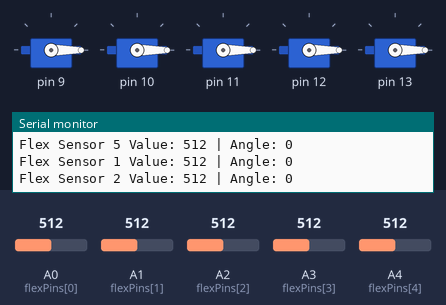
Recording of a sketch running on a simulated Arduino Uno, built with avr-gcc and run on an emulated ATmega328P. Shown: 5 × servo, the last lines printed to the serial monitor. Inputs (shaded band) come from the test bench; at power-on: A0 (flexPins[0]) = 512, A1 (flexPins[1]) = 512, A2 (flexPins[2]) = 512, A3 (flexPins[3]) = 512, A4 (flexPins[4]) = 512.

Above: at 1.2 s.
1.3 s: A0 (flexPins[0]) set to 992
At 2.6 s:
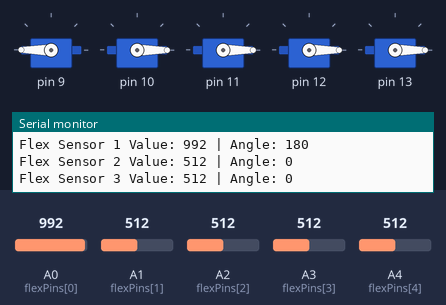
2.9 s: A1 (flexPins[1]) set to 992
At 3.5 s:
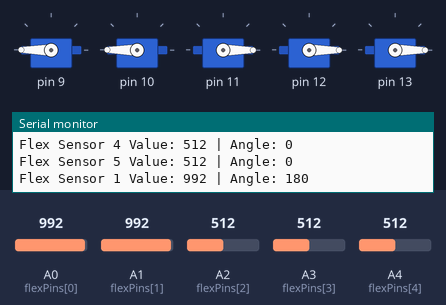
4.5 s: A2 (flexPins[2]) set to 992
At 4.9 s:
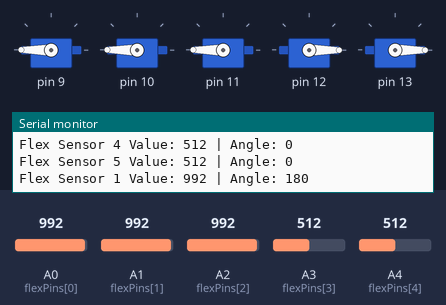
6.1 s: A3 (flexPins[3]) set to 992
At 6.9 s:
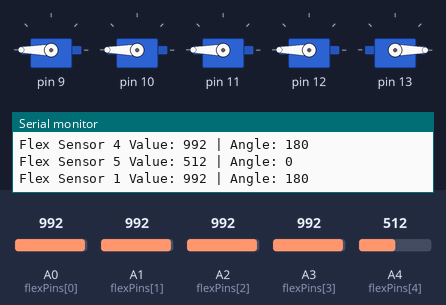
7.7 s: A4 (flexPins[4]) set to 992
At 8.4 s:
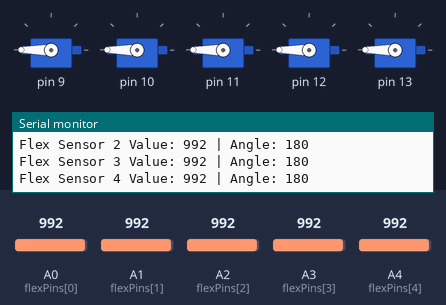
9.3 s: A0 (flexPins[0]) set to 851
At 10.4 s:
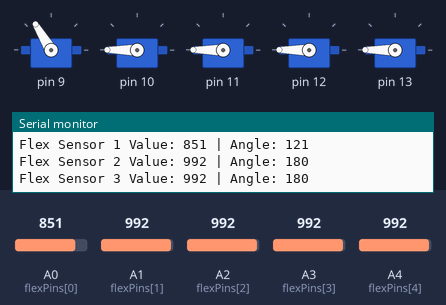
10.9 s: A0 (flexPins[0]) set to 818
Timing chart, 0 to 13.5 s (numbered marks = the images above; inputs shaded):
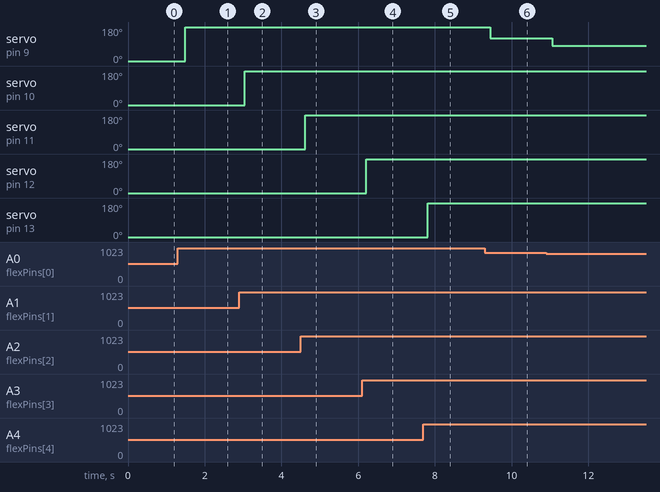

Measured:
- after the input at 1.3 s, servo on pin 9: 0° → 180° after 0.19 s
- after the input at 2.9 s, servo on pin 10: 0° → 180° after 0.15 s
- after the input at 4.5 s, servo on pin 11: 0° → 180° after 0.12 s
- after the input at 6.1 s, servo on pin 12: 0° → 180° after 0.11 s
- after the input at 7.7 s, servo on pin 13: 0° → 180° after 0.11 s
- after the input at 9.3 s, servo on pin 9: 180° → 121° after 0.13 s
- after the input at 10.9 s, servo on pin 9: 121° → 81° after 0.16 s

The sketch:

arm.ino
```cpp
#include <Servo.h>

// تعريف السيرفو
Servo myServos[5];

// تعريف مداخل أجهزة الفليكس سينسور
const int flexPins[5] = {A0, A1, A2, A3, A4}; // مداخل الفليكس سينسور
int flexValues[5];    // قراءة القيم من أجهزة الفليكس
int angles[5];        // زوايا السيرفو

void setup()
{
  // توصيل السيرفو بالمخارج الرقمية
  myServos[0].attach(9);
  myServos[1].attach(10);
  myServos[2].attach(11);
  myServos[3].attach(12);
  myServos[4].attach(13);

  Serial.begin(9600); // إعداد المراقب التسلسلي
}

void loop()
{
  bool multipleSensors = false; // لمعرفة إذا تحرك أكثر من حساس

  for (int i = 0; i < 5; i++) {
    flexValues[i] = analogRead(flexPins[i]); // قراءة قيمة الفليكس
    angles[i] = map(flexValues[i], 750, 900, 0, 180); // تحويل القيم إلى زاوية (0-180)
    angles[i] = constrain(angles[i], 0, 180); // التأكد من بقاء الزاوية ضمن النطاق

    // التحقق من تحرك أكثر من حساس
    if (flexValues[i] > 750) { // قم بتعديل هذه القيمة حسب الحساسات لديك
      multipleSensors = true;
    }
  }

  if (multipleSensors) {
    // إذا تحرك أكثر من حساس، قم بمزامنة الحركات
    for (int i = 0; i < 5; i++) {
      if (flexValues[i] > 750) { // قم بتحريك السيرفو فقط إذا كانت القيم كبيرة
        myServos[i].write(angles[i]); // تحريك السيرفو
      }
    }
  } else {
    // تحريك السيرفو لكل حساس على حدة
    for (int i = 0; i < 5; i++) {
      myServos[i].write(angles[i]); // تحريك السيرفو
    }
  }

  // عرض القيم على المراقب التسلسلي
  for (int i = 0; i < 5; i++) {
    Serial.print("Flex Sensor ");
    Serial.print(i + 1);
    Serial.print(" Value: ");
    Serial.print(flexValues[i]);
    Serial.print(" | Angle: ");
    Serial.println(angles[i]);
  }

  delay(15); // تأخير قصير لتحسين الأداء
}
```
